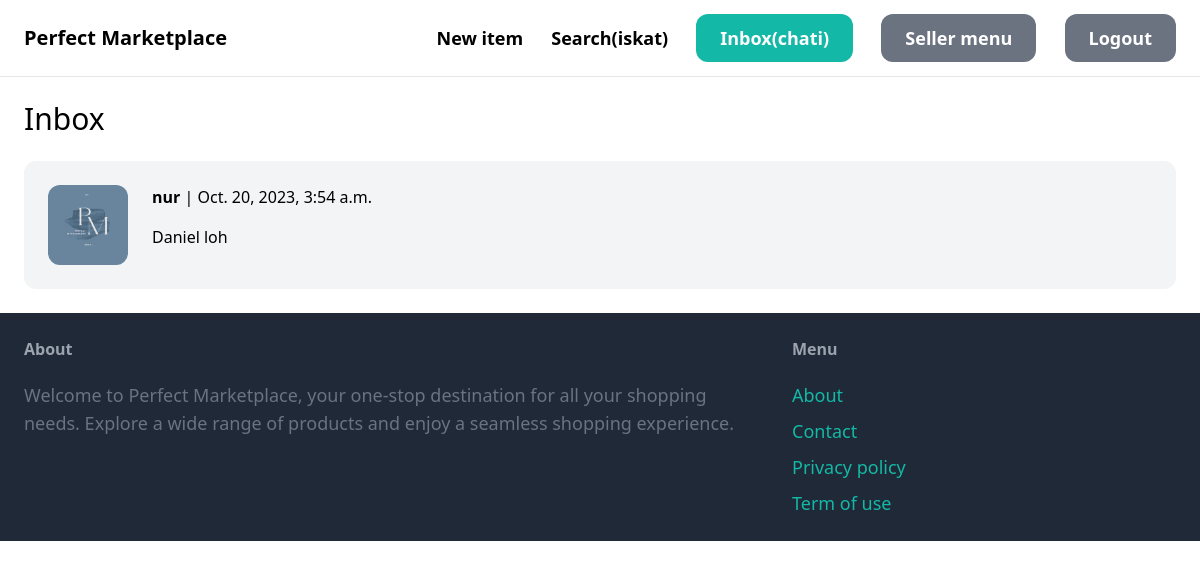
Screenshot of /inbox/ (signed in) with the database file from the repository.
### conversation/models.py (models this page shows)
class Conversation(models.Model):
    item = models.ForeignKey(Item, related_name='conversations', on_delete=models.CASCADE)
    members = models.ManyToManyField(User, related_name='conversations')
    created_at = models.DateTimeField(auto_now_add=True)
    modified_at = models.DateTimeField(auto_now=True)
    class Meta:
        ordering = ('-modified_at',)

### item/models.py (models this page shows, shortened)
class Item(models.Model):
    category = models.ForeignKey(Category, related_name='items', on_delete=models.CASCADE)
    name = models.CharField(max_length=255)
    description = models.TextField(blank=True, null=True)
    price = models.FloatField()
    image = models.ImageField(upload_to='item_images', blank=True, null=True, default='padla.png')
    is_sold = models.BooleanField(default=False)
    created_by = models.ForeignKey(User, related_name='items', on_delete=models.CASCADE)
    created_at = models.DateTimeField(auto_now_add=True)

### conversation/views.py (the view)
# urls.py: path('', views.inbox, name='inbox'),
@login_required
def inbox(request):
    conversations = Conversation.objects.filter(members__in=[request.user.id])
    return render(request, 'conversation/inbox.html', {
        'conversations': conversations
    })

### conversation/templates/conversation/inbox.html (shortened to what this page needs)
{% extends 'core/base.html' %}
{% block content %}
<h1 class="mb-6 text-3xl">Inbox</h1>
<div class="space-y-6">
    {% for conversation in conversations %}
        <a href="{% url 'conversation:detail' conversation.id %}">
            <div class="p-6 flex bg-gray-100 rounded-xl">
                <div class="pr-6">
                    <img src="{{ conversation.item.image.url }}" class="w-20 rounded-xl">
                </div>
                <div>
                    {% for member in conversation.members.all %}
                        {% if member != request.user %}
                            <p class="mb-4"><strong>{{ member.username }}</strong> | {{ conversation.modified_at }}</p>
                            <p>{{ conversation.item.name }}</p>
                        {% endif %}
                    {% endfor %}
                </div>
            </div>
        </a>
    {% endfor %}
</div>
{% endblock %}

### rows the page displays
Conversation: item.image (picture), modified_at "Oct. 20, 2023, 3:54 a.m.", item.name "Daniel loh"

### other values shown
{{ member.username }} "nur"
